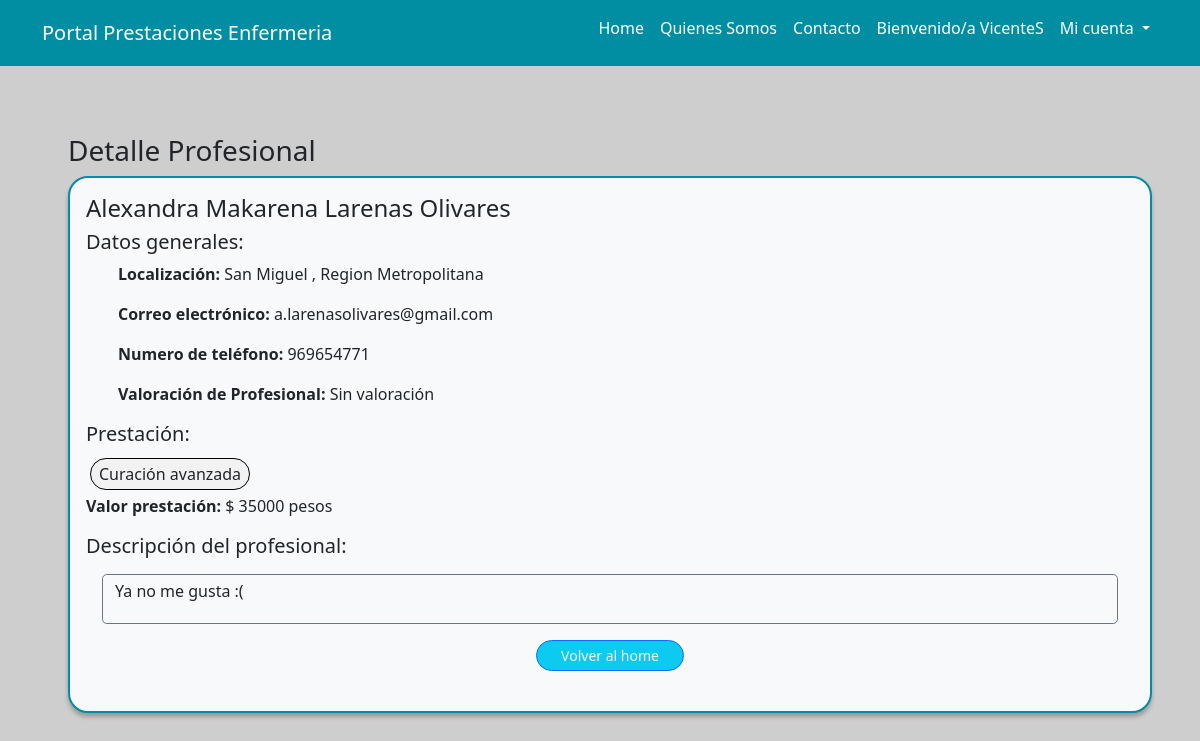
The app's page /17994489-8 (signed in) with its own data.
### core/models.py (models this page shows, shortened)
class Profesional(models.Model):
    user = models.OneToOneField(User, null=True, on_delete=models.CASCADE)
    rut_profesional = models.CharField(primary_key=True, max_length=10)
    primer_nombre = models.CharField(max_length=50, blank=True, null=True)
    segundo_nombre = models.CharField(max_length=50, blank=True, null=True)
    primer_apellido = models.CharField(max_length=50, blank=True, null=True)
    segundo_apellido = models.CharField(max_length=50, blank=True, null=True)
    region = models.ForeignKey('Region',blank=True, null=True, db_column='id_region', on_delete=models.CASCADE)
    comuna = models.ForeignKey('Comuna', blank=True, null=True, db_column='id_comuna', on_delete=models.CASCADE)
    prestacion = models.ForeignKey('Prestacion',blank=True, null=True, db_column='id_prestacion', on_delete=models.CASCADE)
    valor = models.DecimalField(max_digits=12, decimal_places=0, blank=True, null=True)
    correo_electronico = models.CharField(max_length=50, blank=True, null=True)
    numero_sis = models.DecimalField(max_digits=15, decimal_places=0, blank=True, null=True)
    telefono = models.DecimalField(max_digits=12, decimal_places=0, blank=True, null=True)
    descripcion = models.TextField(max_length=500, blank=True, null=True)

class Comuna(models.Model):
    region = models.ForeignKey('Region', db_column='id_region', on_delete=models.CASCADE)
    nombre = models.CharField(max_length=50, blank=True, null=True)
    def __str__(self):
         return f'{self.nombre}'

class Region(models.Model):
    nombre = models.CharField(max_length=50, blank=True, null=True)
    def __str__(self):
         return f'{self.nombre}'

class Prestacion(models.Model):
    comuna = models.ForeignKey(Comuna, models.DO_NOTHING, db_column='id_comuna')
    nombre = models.CharField(max_length=50, blank=True, null=True)
    def __str__(self):
         return f'{self.nombre}'

### core/views.py (the view)
# urls.py: path('<str:pk>', views.profesionalDetailsView, name='profesional-detalle'),
def profesionalDetailsView(request, pk):
    profesional = Profesional.objects.get(pk=pk)
    return render (request, "core/profesional_detalle.html", {'profesional': profesional})

### core/templates/core/profesional_detalle.html (shortened to what this page needs)
{% extends "core/base_generic.html" %}
{% load static %}
{% block content %}
    <body class ="body1">
	<nav class="navbar  navbar-expand-lg navbar-dark">
        <div class="container">
            <a class="navbar-brand" href="{% url 'home' %}">Portal Prestaciones Enfermeria</a>
            <div class="collapse navbar-collapse" id="navbarSupportedContent">
                <ul class="navbar-nav ms-auto mb-2 mb-lg-0">
                    <li class="nav-item">
                        <a class="nav-link active" aria-current="page" href="{% url 'home' %}">Home</a>
                    </li>
                    <li class="nav-item">
                        <a class="nav-link active" aria-current="page" href="">Quienes Somos</a>
                    </li>
                    <li class="nav-item">
                        <a class="nav-link active" aria-current="page" href="{% url 'contacto' %}">Contacto</a>
                    </li>
                    {% if user.is_authenticated %}
                    <li class="nav-item">
                        <a class="nav-link active" aria-current="page">Bienvenido/a {{user.username}}</a>
                    </li>
                    {% endif %}
                    <li class="nav-item dropdown">
						<a class="nav-link active dropdown-toggle a1 " href="#" id="navbarDropdown" role="button" data-bs-toggle="dropdown" aria-expanded="false">
						  Mi cuenta
						</a>
					  </li>
                </ul>
            </div>
        </div>
    </nav>
	<div class="container-fluid center">
	  <section class="row col contenedor-main align-items-center home-section">
		<div class=" post-section p-5 ">
           <h3>Detalle Profesional</h3>
		  <div class="post p-3 bg-light text-dark bg-opacity-20">
			<h4>{{profesional.primer_nombre}} {{profesional.segundo_nombre}}  {{profesional.primer_apellido}}  {{profesional.segundo_apellido}}</h4>
            <h5>Datos generales:</h5>
			<ul><p> <strong>Localización:</strong> {{profesional.comuna}} , {{profesional.region}}</p></ul>
            <ul><p><strong>Correo electrónico:</strong> {{profesional.correo_electronico}}</p></ul>
            <ul><p><strong>Numero de teléfono:</strong> {{profesional.telefono}}</p></ul>
            <ul><p><strong>Valoración de Profesional:</strong> Sin valoración</p></ul>
			<div class="my-2">
                <h5 class="mb-3">Prestación:</h5>
			  <span class="prestaciones-pro p-1 px-2 mx-1">{{profesional.prestacion}}</span>
			</div>
            <p><strong>Valor prestación:</strong> $ {{profesional.valor}} pesos </p>
			<div>
              <div>
                <h5 class="mb-3">Descripción del profesional:</h5>
                <div  class="border border-secondary m-3 rounded-3">
                    <p class="p-1 px-2 mx-1">{{profesional.descripcion}}</p>
                </div>
			</div>
			<div class="text-center">
                <a href="{% url 'home' %}">
                    <button type="button" class="btn btn-info btn-outline-primary btn-sm rounded-pill text-light px-4">Volver al home</button>
                  </a>
			  </div>
		  </div>
          <br>
		</div>
	  </section>
	</body>
{% endblock %}

### core/static/core/css/style.css (style rules this page uses)
body { background: linear-gradient(107.85deg, #3FBF80 0%, #567C90 52.31%, #7032A2 100.43%); mix-blend-mode: normal; background-attachment: fixed; }
html { height: 100%; }
body { font-family: 'Varela', sans-serif; font-size: 14px; line-height: 1.5; color: #333; min-height: 100%; position: relative; width:100%; height:100%; }
a { color: #e1e1e1; }
.navbar { background: #018EA2; }
.body1 { background: #CECECE; }
.home-section { padding-top: 20px; padding-left: 20px; }
li { list-style: none; padding-bottom: 10px; text-align: start; }
.a1 { text-decoration: none; }
.post { background: #D9D9D9; border: 2px solid #018EA2; box-shadow: 0px 4px 4px rgba(0, 0, 0, 0.25); border-radius: 20px; align-items: right; }
.post-section { padding-left: 30px; }
.prestaciones-pro { background: #F2F2F2; border: 1px solid #000000; border-radius: 20px; }

### records on screen
Profesional: primer_nombre "Alexandra", segundo_nombre "Makarena", primer_apellido "Larenas", segundo_apellido "Olivares", comuna "San Miguel", region "Region Metropolitana", correo_electronico "a.larenasolivares@gmail.com", telefono "969654771", prestacion "Curación avanzada", valor "35000", descripcion "Ya no me gusta :("

### other values on screen
{{ user.username }} "VicenteS"
